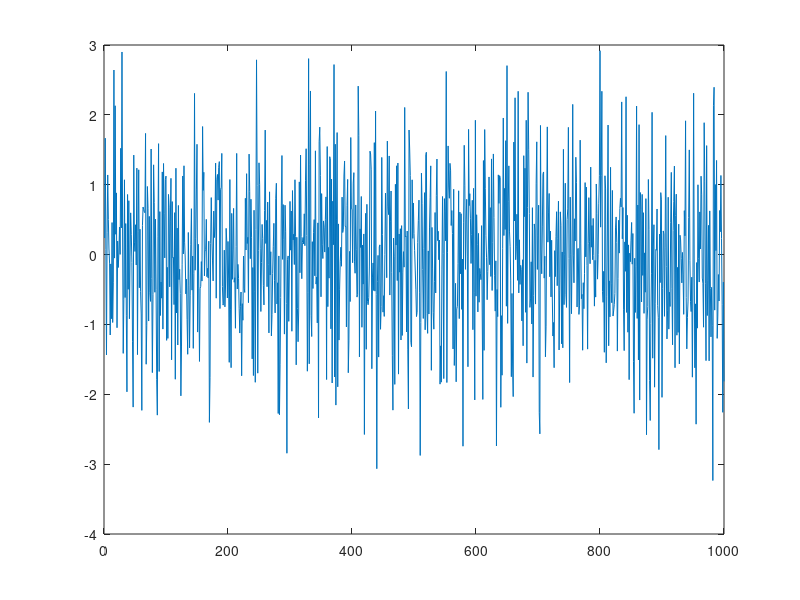
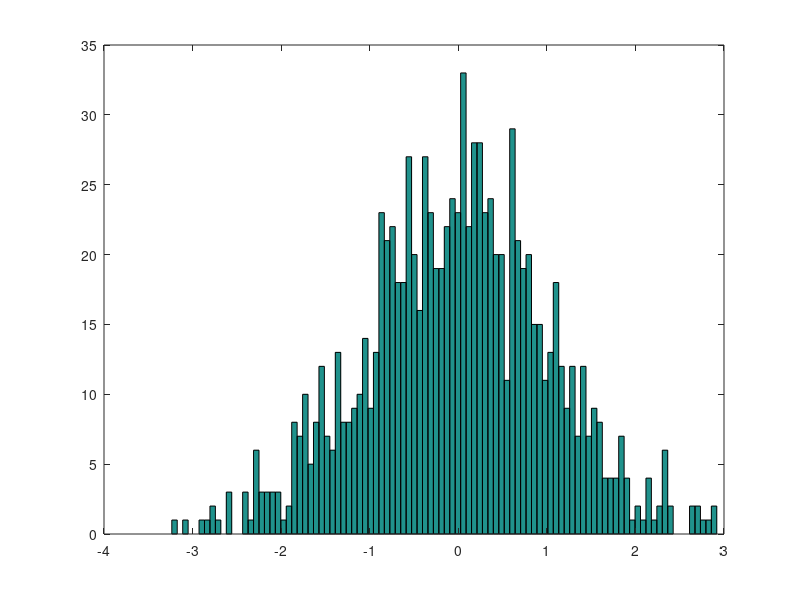
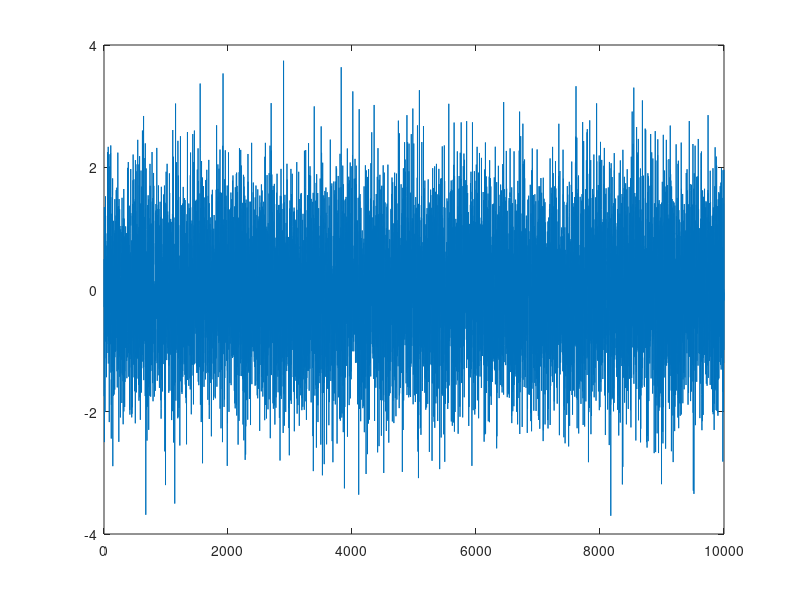
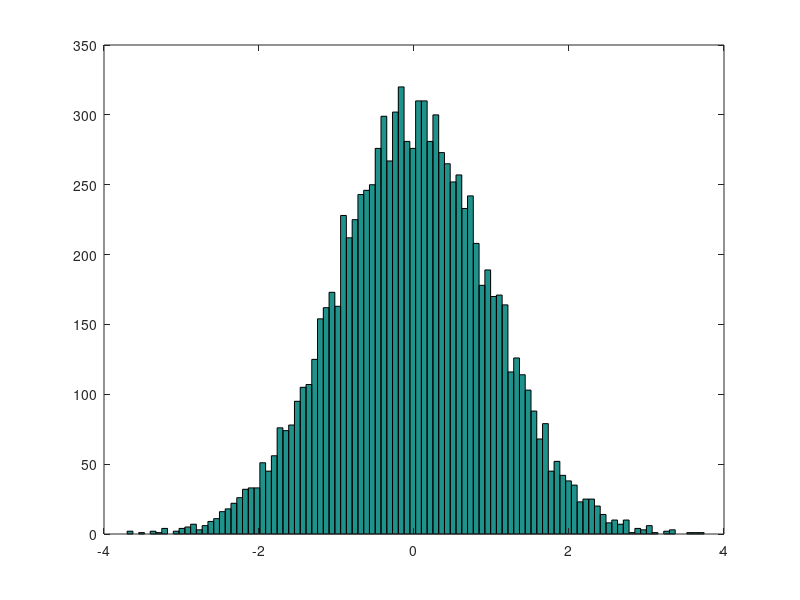

The MATLAB source for these figures, in order:
clear all;
close all;
clc;
%%
%2.1
observation=1000;
distrib=randn([1 observation]);
figure
plot(distrib)
figure
hist(distrib,100) 

observation=10000;
distrib2=randn([1 observation]);
figure
plot(distrib2)
figure
hist(distrib2,100)

%We can see that the gaussian noise goes from approximately 3 to -3 using
%the histogram, whatever the number of points.

%%
%2.2
observation=1000;
distrib3=rand([1 observation]);
figure
plot(distrib3)
figure
hist(distrib3,100) 

observation=10000;
distrib4=rand([1 observation]);
figure
plot(distrib4)
figure
hist(distrib4,100) 

%The uniform distribution noise gives us some kind of plane noise, there is
%not shape of gaussian or anything.


%%
%2.3

figure
autocor=xcorr(distrib); % Gaussian Noise Auto correlation
stem(autocor)


figure
autocor=xcorr(distrib3); % Uniform Noise
stem(autocor)

%We are comparing a signal to itself, so there is a spike for the gaussian
%because at the top point of the gaussian then the signals are really
%similar
%This is exactly the same with uniform, when we are to the center then it's
%really similar but it is similar is almost all points hat's why we have
%this king of triangle


%%
%2.4

s1=round(rand(1,50));
s2=round(rand(1,50));
s3=round(rand(1,50));

s=zeros([1,300]);


for i = 1 : 50
    s(i)=s1(i)
    s(i+100)=s2(i)
    s(i+200)=s3(i)
end

figure
plot(s)

%%
figure
autocor=xcorr(s,s1);
stem(autocor)

%%
figure
autocor=xcorr(s,s2); 
stem(autocor)
%%
figure
autocor=xcorr(s,s3); 
stem(autocor)

%For this exercise, we see that the autocorrelation gives a spike when you
%are selecting the good signal , so it will display us the spike for the
%signal.
%Example when we autocorrelate s to S& then the spike will be centered on
%the s1 par of the signal S.